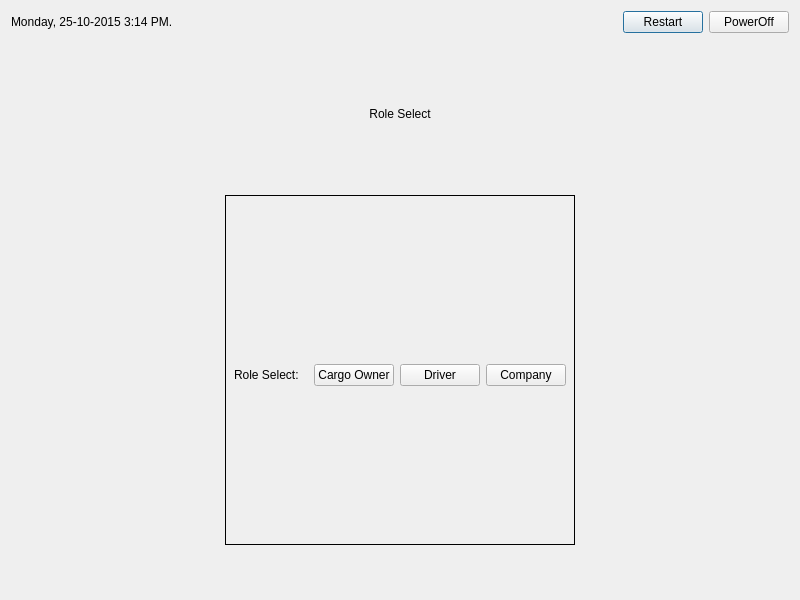
<?xml version="1.0" encoding="UTF-8"?>
<ui version="4.0">
 <class>roleSelect</class>
 <widget class="QDialog" name="roleSelect">
  <property name="geometry">
   <rect>
    <x>0</x>
    <y>0</y>
    <width>800</width>
    <height>600</height>
   </rect>
  </property>
  <property name="windowTitle">
   <string>Dialog</string>
  </property>
  <layout class="QVBoxLayout" name="verticalLayout_3">
   <item>
    <layout class="QHBoxLayout" name="horizontalLayout">
     <item>
      <widget class="QLabel" name="CurrentDate">
       <property name="text">
        <string>Monday, 25-10-2015 3:14 PM.</string>
       </property>
      </widget>
     </item>
     <item>
      <spacer name="horizontalSpacer">
       <property name="orientation">
        <enum>Qt::Horizontal</enum>
       </property>
       <property name="sizeHint" stdset="0">
        <size>
         <width>40</width>
         <height>20</height>
        </size>
       </property>
      </spacer>
     </item>
     <item>
      <widget class="QPushButton" name="pushButton_2">
       <property name="text">
        <string>Restart</string>
       </property>
      </widget>
     </item>
     <item>
      <widget class="QPushButton" name="pushButton">
       <property name="text">
        <string>PowerOff</string>
       </property>
      </widget>
     </item>
    </layout>
   </item>
   <item>
    <layout class="QHBoxLayout" name="horizontalLayout_3">
     <property name="topMargin">
      <number>0</number>
     </property>
     <item>
      <widget class="QLabel" name="label_3">
       <property name="minimumSize">
        <size>
         <width>100</width>
         <height>150</height>
        </size>
       </property>
       <property name="text">
        <string>Role Select</string>
       </property>
       <property name="alignment">
        <set>Qt::AlignCenter</set>
       </property>
      </widget>
     </item>
    </layout>
   </item>
   <item>
    <layout class="QHBoxLayout" name="horizontalLayout_4">
     <property name="topMargin">
      <number>0</number>
     </property>
     <item>
      <widget class="QWidget" name="roleSelectForm" native="true">
       <property name="sizePolicy">
        <sizepolicy hsizetype="Fixed" vsizetype="Fixed">
         <horstretch>0</horstretch>
         <verstretch>0</verstretch>
        </sizepolicy>
       </property>
       <property name="minimumSize">
        <size>
         <width>350</width>
         <height>350</height>
        </size>
       </property>
       <property name="styleSheet">
        <string notr="true">#roleSelectForm{ border: 1px solid; }</string>
       </property>
       <layout class="QVBoxLayout" name="verticalLayout_4">
        <property name="topMargin">
         <number>20</number>
        </property>
        <item>
         <layout class="QHBoxLayout" name="horizontalLayout_5">
          <item>
           <widget class="QLabel" name="label_2">
            <property name="text">
             <string>Role Select:</string>
            </property>
           </widget>
          </item>
          <item>
           <widget class="QPushButton" name="CustomerRoleButton">
            <property name="text">
             <string>Cargo Owner</string>
            </property>
           </widget>
          </item>
          <item>
           <widget class="QPushButton" name="DriverRoleButton">
            <property name="text">
             <string>Driver</string>
            </property>
           </widget>
          </item>
          <item>
           <widget class="QPushButton" name="CompanyRoleButton">
            <property name="text">
             <string>Company</string>
            </property>
           </widget>
          </item>
         </layout>
        </item>
       </layout>
      </widget>
     </item>
    </layout>
   </item>
   <item>
    <spacer name="verticalSpacer">
     <property name="orientation">
      <enum>Qt::Vertical</enum>
     </property>
     <property name="sizeHint" stdset="0">
      <size>
       <width>20</width>
       <height>40</height>
      </size>
     </property>
    </spacer>
   </item>
  </layout>
 </widget>
 <resources/>
 <connections/>
</ui>
